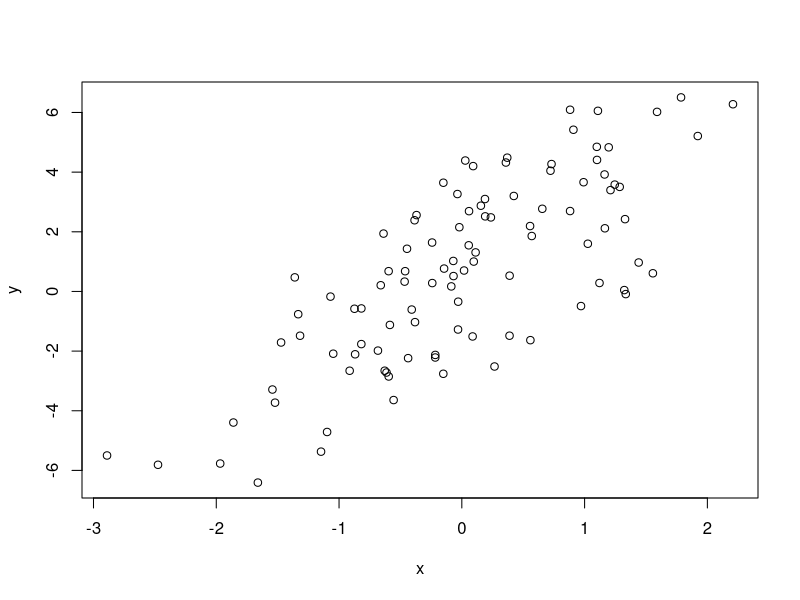
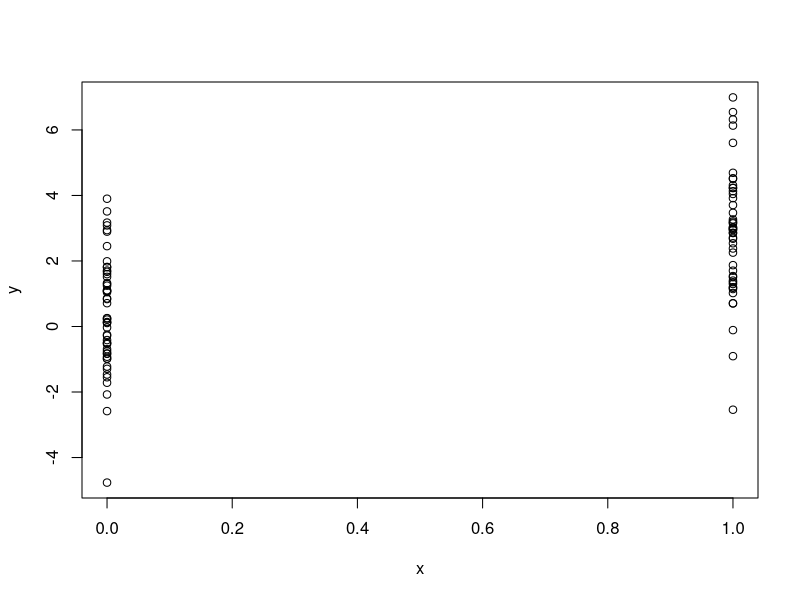

These charts were generated, in order, by the following R code:

#STR function very similar to "summary"

#simulation week - generation random numbers

#rnorm - random number generator

#dnorm - density function
str(dnorm)


#pnorm - cumulative distribution function

#qnorm - quintile function

#rpois


x <- rnorm(10)
summary(x)

x <- rnorm(10, 20, 2)

#
set.seed(1)
rnorm(5)


#simulate a linear model

set.seed(20)

x <- rnorm(100)
e <- rnorm(100, 0, 2)

y <- 0.5 + 2 * x + e
summary(y)
plot(x,y)

#what if x is a binary variable
x <- rbinom(100, 1, 0.5)
e <- rnorm(100, 0, 2)

y <- 0.5 + 2 * x + e
summary(y)
plot(x,y)

### RANDOM SAMPLING

set.seed(1)

sample(1:10, 4) #w/0 replacement

sample(letters, 5) #w/o replacement

sample(1:10) # permutation (e.g., 10 numbers)

sample(1:10, replace = TRUE) #WITH replacement




